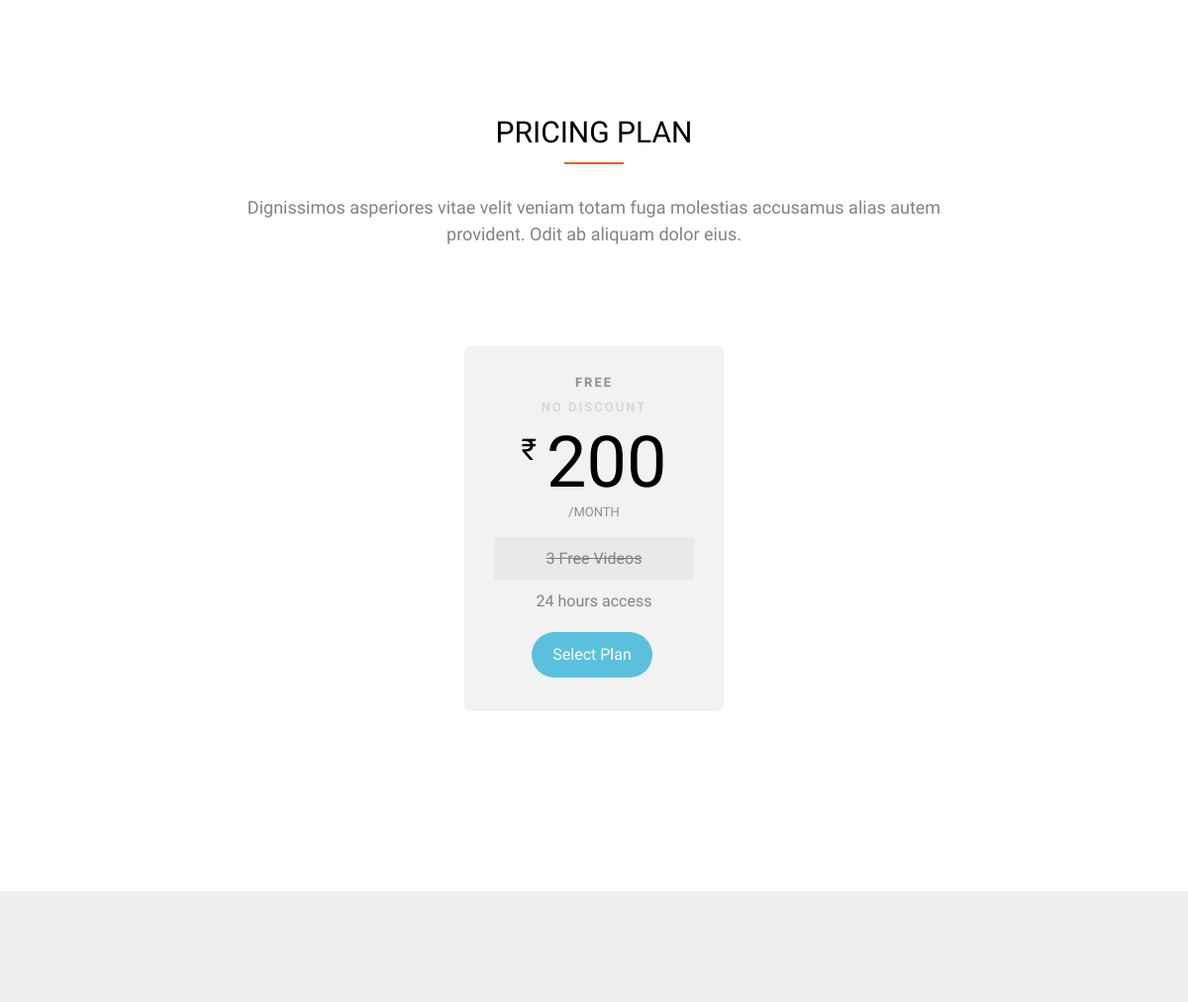
The app's page / (signed in, middle part), older data.
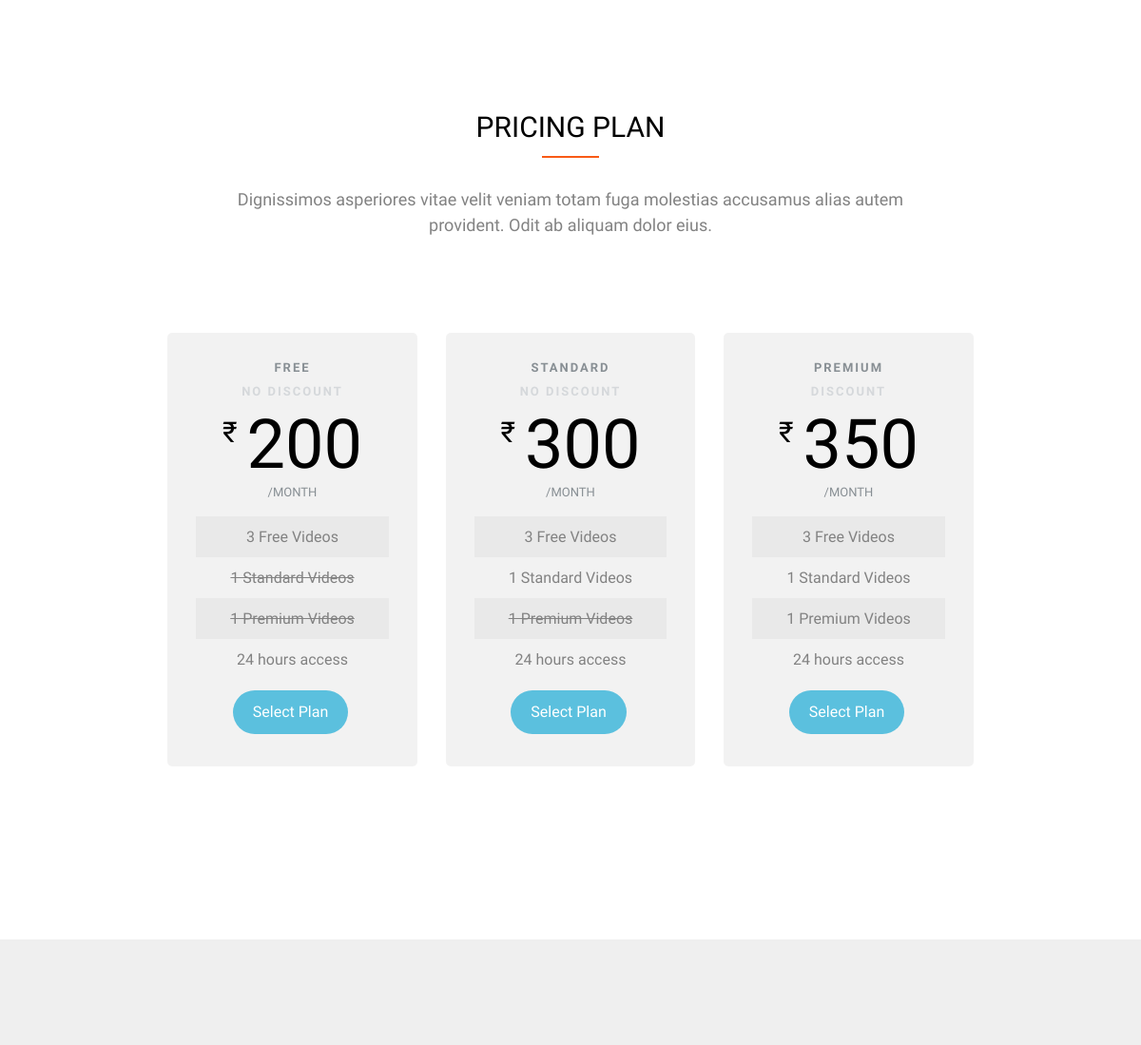
The same page, newer data.
### SubsApp/models.py (models this page shows)
class SubType(models.Model):
    name = models.CharField(max_length=100)
    price = models.IntegerField()
    color = models.CharField(max_length=100)
    discountPrice = models.IntegerField(default=0)
    def __str__(self):
        return self.name

### SubsApp/views.py (the view)
# urls.py: path('', views.home, name='home'),
def home(request):
    freeVideos = Video.objects.filter(subType__name="Free")
    freeVideos = freeVideos[0:]
    accessList = []
    Sub_Type = SubType.objects.all()
    SubDetailsList = []
    for i in Sub_Type:
        SubDetailsList.append(
            [i,
             str(len(Video.objects.filter(subType=i)))+" "+i.name+" Videos"])
        temp = TypeAccess.objects.filter(
            subType=i)
        temp2 = [i.canAccess.name for i in temp]
        accessList.append(','.join(temp2))
    SubDetailsList.append(['', '24 hours access'])
    context = {
        'freeVideos': freeVideos,
        'SubDetailsList': SubDetailsList,
        'Sub_Type': zip(Sub_Type, accessList),
        'userSubType': Subscription.objects.get(user=request.user)
    }
    return render(request, 'index.html', context)

### templates/index.html (shortened to what this page needs)
{% extends 'base.html' %}
{% load static %}
{% block content %}
<div id="fh5co-pricing">
	<div class="container" style="display: flex;flex-direction:column;justify-content: center;">
		<div class="row ">
			<div class="col-md-8 col-md-offset-2 text-center fh5co-heading">
				<h2>Pricing Plan</h2>
				<p>Dignissimos asperiores vitae velit veniam totam fuga molestias accusamus alias autem
					provident. Odit ab aliquam dolor eius.</p>
			</div>
		</div>
		<div class="row">
			<div class="pricing" style="display: flex;justify-content: center;">
				{% for i in Sub_Type %}
				<div class="col-md-3 ">
					<div class="price-box">
						<h2 class="pricing-plan pricing-plan-offer">{{i.0}}
							<span>{% if i.0.discountPrice != 0 %}discount{% else %}No Discount{% endif %}</span></h2>
						<div class="price"><sup
								class="currency">₹</sup>{% if i.0.discountPrice != 0 %}{{i.0.discountPrice}}{% else %}{{i.0.price}}{% endif %}<small>/month</small>
						</div>
						<ul class="classes" style="min-height:100%;">
							{% for j in SubDetailsList%}
							<li class="{% cycle 'color' '' as rowcolors %}" {% if j.0.name not in i.1 %}
								style="text-decoration: line-through;" {% endif %}>
								{{j.1}}</li>
							{% endfor %}
						</ul>
						<a href="#" class="btn btn-select-plan btn-sm">Select Plan</a>
					</div>
				</div>
				{% endfor %}
			</div>
		</div>
	</div>
</div>
<div id="fh5co-testimonial" class="fh5co-bg-section">
</div>
{% endblock content %}

### templates/base.html (shortened to what this page needs)
{% load static %}
{% url 'home' as home_url %}
{% url 'videos' as videos_url %}
<!DOCTYPE HTML>
<html>
<head>
    <link rel="stylesheet" href="{% static 'css/animate.css' %}">
    <link rel="stylesheet" href="{% static 'css/icomoon.css' %}">
    <link rel="stylesheet" href="{% static 'css/bootstrap.css' %}">
    <link rel="stylesheet" href="{% static 'css/magnific-popup.css' %}">
    <link rel="stylesheet" href="{% static 'css/owl.carousel.min.css' %}">
    <link rel="stylesheet" href="{% static 'css/owl.theme.default.min.css' %}">
    <link rel="stylesheet" href="{% static 'css/style.css' %}">
</head>
<body>
    <div id="page">
        {% block content %}
        {% endblock content %}
    </div>
</body>
</html>

### static/css/style.css (style rules this page uses)
body { font-family: "Work Sans", Arial, sans-serif; font-weight: 400; font-size: 16px; line-height: 1.7; color: #828282; background: #fff; }
#page { position: relative; overflow-x: hidden; width: 100%; height: 100%; -webkit-transition: 0.5s; -o-transition: 0.5s; transition: 0.5s; }
a { color: #F85A16; -webkit-transition: 0.5s; -o-transition: 0.5s; transition: 0.5s; }
p { margin-bottom: 20px; }
h1, h2, h3, h4, h5, h6, figure { color: #000; font-family: "Work Sans", Arial, sans-serif; font-weight: 400; margin: 0 0 20px 0; }
.fh5co-bg-section { background: rgba(0, 0, 0, 0.05); }
#fh5co-services, #fh5co-started, #fh5co-testimonial, #fh5co-trainer, #fh5co-gallery, #fh5co-schedule, #fh5co-pricing, #fh5co-blog, #fh5co-contact, #fh5co-footer { padding: 7em 0; clear: both; }
.pricing { display: block; float: left; margin-bottom: 30px; width: 100%; }
.price-box { width: 100%; text-align: center; padding: 30px; background: rgba(0, 0, 0, 0.05); -webkit-border-radius: 5px; -moz-border-radius: 5px; -ms-border-radius: 5px; border-radius: 5px; margin-bottom: 40px; position: relative; }
.price-box .btn-select-plan { padding: 10px 20px; background: #5bc0de; color: #fff; }
.price-box .classes { padding: 0; }
.price-box .classes li { display: block; width: 100%; list-style: none; margin: 0; font-size: 16px; padding: 8px 10px; }
.price-box .classes li.color { background: rgba(0, 0, 0, 0.04); }
.pricing-plan { margin: 0 0 50px 0; padding: 0; font-size: 13px; letter-spacing: 2px; text-transform: uppercase; font-weight: 700; color: #888f94; }
.pricing-plan.pricing-plan-offer { margin-bottom: 24px; }
.pricing-plan span { display: block; margin-top: 10px; margin-bottom: 0; color: #d5d8db; }
.price { font-size: 72px; color: #000; line-height: 50px; }
.price .currency { font-size: 30px; top: -0.9em; padding-right: 10px; }
.price small { font-size: 13px; display: block; text-transform: uppercase; color: #888f94; }
.fh5co-heading { margin-bottom: 5em; }
.fh5co-heading h2 { font-size: 30px; margin-bottom: 40px; line-height: 1.5; color: #000; text-transform: uppercase; position: relative; }
.fh5co-heading h2:after { position: absolute; bottom: -10px; left: 0; right: 0; width: 60px; height: 2px; margin: 0 auto; background: #F85A16; content: ''; }
.fh5co-heading p { font-size: 18px; line-height: 1.5; color: #828282; }
#fh5co-testimonial { background: #efefef; }
.btn { margin-right: 4px; margin-bottom: 4px; font-family: "Work Sans", Arial, sans-serif; font-size: 16px; font-weight: 400; -webkit-border-radius: 30px; -moz-border-radius: 30px; -ms-border-radius: 30px; border-radius: 30px; -webkit-transition: 0.5s; -o-transition: 0.5s; transition: 0.5s; padding: 8px 20px; }

Row changes from the older to the newer data that the page shows:
added SubType: j "1 Standard Videos", name "STANDARD", discountPrice "NO DISCOUNT", price "300", j "24 hours access", SubType (j "3 Free Videos")
added SubType: j "1 Premium Videos", name "PREMIUM", shows "DISCOUNT", discountPrice "350", j "24 hours access", SubType (j "3 Free Videos")
